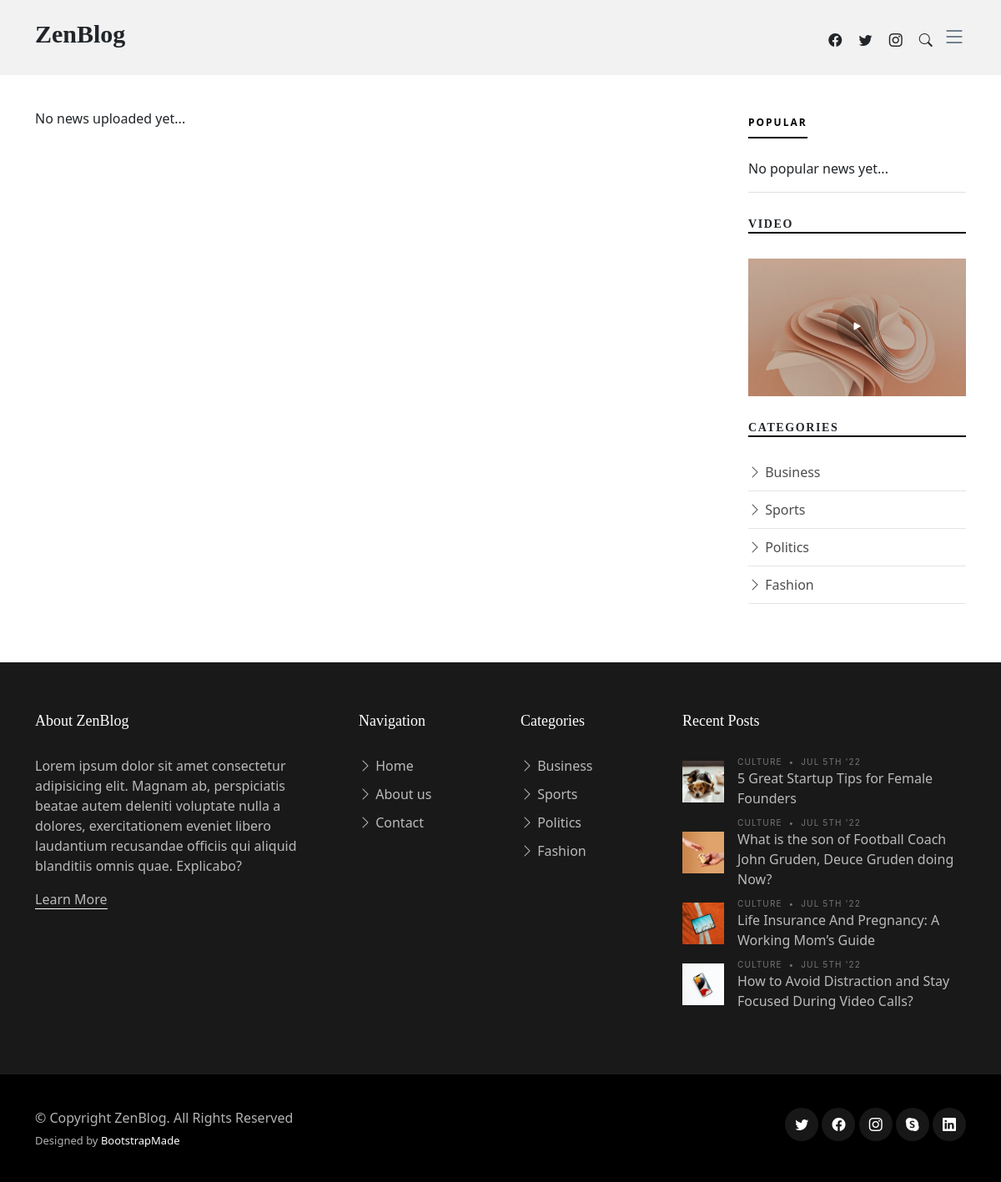
Before: / with the older database file.
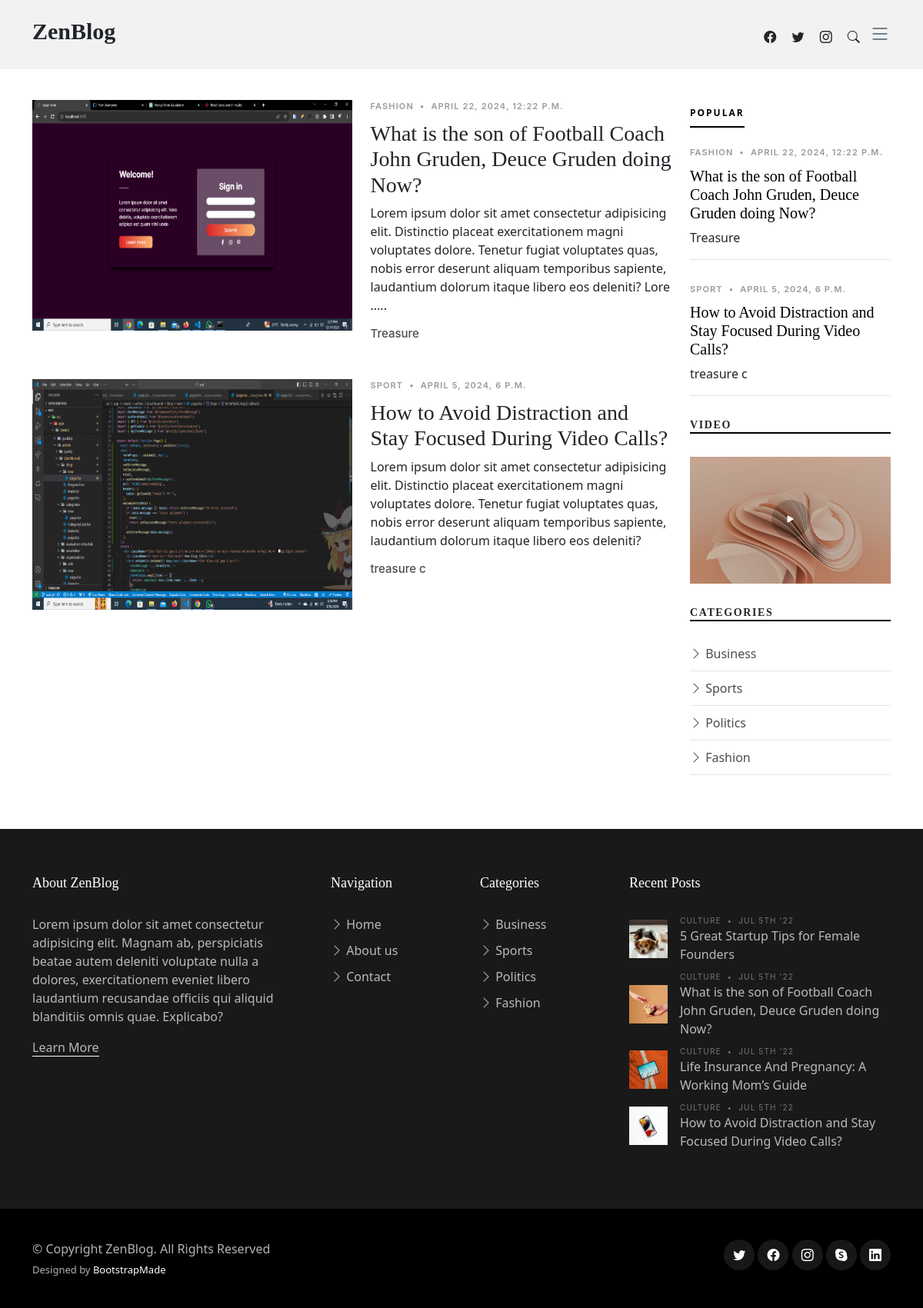
After: the same page with the newer database file.
### news/models.py (models this page shows)
class BlogPost(models.Model):
    reporter = models.CharField(max_length=200)
    title = models.CharField(max_length=200)
    category = models.CharField(max_length=200)
    content = models.TextField()
    photo = models.ImageField(upload_to='photos/%Y/%m/%d')
    popular = models.BooleanField(default=False)
    blog_date = models.DateTimeField()

### pages/views.py (the view)
# urls.py: path('', views.index, name='contact')
def index(request):
    blogs = BlogPost.objects.order_by('-blog_date')[:5]
    popular = BlogPost.objects.filter(popular=True)[:7]
    context = {
        'blognews': blogs,
        'popular': popular
    }
    return render(request, 'pages/index.html', context)

### templates/pages/index.html
{% extends 'base.html'%} {% load static %} {% block content %}
<main id="main">
  <section>
    <div class="container">
      <div class="row">
        <div class="col-md-9" data-aos="fade-up">
          {% if blognews %} {% for blog in blognews %}
          <div class="d-md-flex post-entry-2 half">
            <a href="{% url 'single' blog.id %}" class="me-4 thumbnail">
              <img
                src="{{blog.photo.url}}"
                width="100%"
                height="300"
                alt=""
                class=""
              />
            </a>
            <div>
              <div class="post-meta">
                <span class="date">{{ blog.category }}</span>
                <span class="mx-1">&bullet;</span>
                <span>{{ blog.blog_date }}</span>
              </div>
              <h3><a href="{% url 'single' blog.id %}">{{ blog.title}}</a></h3>
              <p>
                <span> {{ blog.content|slice:":250" }} </span>
                {% if blog.content|length > 250 %}
                <span>.....</span>
                {% endif %}
              </p>
              <div class="d-flex align-items-center author">
                <div class="name">
                  <h3 class="m-0 p-0">{{ blog.reporter }}</h3>
                </div>
              </div>
            </div>
          </div>
          {% endfor %} {% else %}
          <div class="d-md-flex post-entry-2 half">
            <p>No news uploaded yet...</p>
          </div>
          {% endif %}
        </div>
        <div class="col-md-3">
          <div class="aside-block">
            <ul
              class="nav nav-pills custom-tab-nav mb-4"
              id="pills-tab"
              role="tablist"
            >
              <li class="nav-item" role="presentation">
                <button
                  class="nav-link active"
                  id="pills-popular-tab"
                  data-bs-toggle="pill"
                  data-bs-target="#pills-popular"
                  type="button"
                  role="tab"
                  aria-controls="pills-popular"
                  aria-selected="true"
                >
                  Popular
                </button>
              </li>
            </ul>
            <div class="tab-content" id="pills-tabContent">
              <div
                class="tab-pane fade show active"
                id="pills-popular"
                role="tabpanel"
                aria-labelledby="pills-popular-tab"
              >
                {% if popular %} {% for blog in popular %}
                <div class="post-entry-1 border-bottom">
                  <div class="post-meta">
                    <span class="date">{{ blog.category }}</span>
                    <span class="mx-1">&bullet;</span>
                    <span>{{ blog.blog_date }}</span>
                  </div>
                  <h2 class="mb-2">
                    <a href="{% url 'single' blog.id %}">{{ blog.title}}</a>
                  </h2>
                  <span class="author mb-3 d-block">{{ blog.reporter }}</span>
                </div>
                {% endfor %} {% else %}
                <div class="post-entry-1 border-bottom">
                  <p>No popular news yet...</p>
                </div>
                {% endif %}
              </div>
            </div>
          </div>
          <div class="aside-block">
            <h3 class="aside-title">Video</h3>
            <div class="video-post">
              <a
                href="https://www.youtube.com/watch?v=AiFfDjmd0jU"
                class="glightbox link-video"
              >
                <span class="bi-play-fill"></span>
                <img
                  src="{% static 'img/post-landscape-5.jpg' %}"
                  alt=""
                  class="img-fluid"
                />
              </a>
            </div>
          </div>
          <div class="aside-block">
            <h3 class="aside-title">Categories</h3>
            <ul class="aside-links list-unstyled">
              <li>
                <a href="category.html"
                  ><i class="bi bi-chevron-right"></i> Business</a
                >
              </li>
              <li>
                <a href="category.html"
                  ><i class="bi bi-chevron-right"></i> Sports</a
                >
              </li>
              <li>
                <a href="category.html"
                  ><i class="bi bi-chevron-right"></i> Politics</a
                >
              </li>
              <li>
                <a href="category.html"
                  ><i class="bi bi-chevron-right"></i> Fashion</a
                >
              </li>
            </ul>
          </div>
        </div>
      </div>
    </div>
  </section>
</main>
{% endblock%}

### templates/base.html (shortened to what this page needs)
{% load static%}
<!DOCTYPE html>
<html lang="en">
  <head>
    <link
      href="{% static 'vendor/bootstrap/css/bootstrap.min.css' %}"
      rel="stylesheet"
    />
    <link
      href="{% static 'vendor/bootstrap-icons/bootstrap-icons.css' %}"
      rel="stylesheet"
    />
    <link
      href="{% static 'vendor/swiper/swiper-bundle.min.css' %}"
      rel="stylesheet"
    />
    <link
      href="{% static 'vendor/glightbox/css/glightbox.min.css' %}"
      rel="stylesheet"
    />
    <link href="{% static 'vendor/aos/aos.css' %}" rel="stylesheet" />
    <link href="{% static 'css/variables.css' %}" rel="stylesheet" />
    <link href="{% static 'css/main.css' %}" rel="stylesheet" />
  </head>
  <body>
    <header id="header" class="header d-flex align-items-center fixed-top">
      <div
        class="container-fluid container-xl d-flex align-items-center justify-content-between"
      >
        <a href="{% url 'index' %}" class="logo d-flex align-items-center">
          <h1>ZenBlog</h1>
        </a>
        <div class="position-relative">
          <a href="#" class="mx-2"><span class="bi-facebook"></span></a>
          <a href="#" class="mx-2"><span class="bi-twitter"></span></a>
          <a href="#" class="mx-2"><span class="bi-instagram"></span></a>
          <a href="#" class="mx-2 js-search-open"
            ><span class="bi-search"></span
          ></a>
          <i class="bi bi-list mobile-nav-toggle"></i>
        </div>
      </div>
    </header>
    {% block content%} {% endblock%}
    <footer id="footer" class="footer">
      <div class="footer-content">
        <div class="container">
          <div class="row g-5">
            <div class="col-lg-4">
              <h3 class="footer-heading">About ZenBlog</h3>
              <p>
                Lorem ipsum dolor sit amet consectetur adipisicing elit. Magnam
                ab, perspiciatis beatae autem deleniti voluptate nulla a
                dolores, exercitationem eveniet libero laudantium recusandae
                officiis qui aliquid blanditiis omnis quae. Explicabo?
              </p>
              <p>
                <a href="{% url 'about' %}" class="footer-link-more"
                  >Learn More</a
                >
              </p>
            </div>
            <div class="col-6 col-lg-2">
              <h3 class="footer-heading">Navigation</h3>
              <ul class="footer-links list-unstyled">
                <li>
                  <a href="{% url 'index' %}"
                    ><i class="bi bi-chevron-right"></i> Home</a
                  >
                </li>
                <li>
                  <a href="{% url 'about' %}"
                    ><i class="bi bi-chevron-right"></i> About us</a
                  >
                </li>
                <li>
                  <a href="{% url 'contact' %}"
                    ><i class="bi bi-chevron-right"></i> Contact</a
                  >
                </li>
              </ul>
            </div>
            <div class="col-6 col-lg-2">
              <h3 class="footer-heading">Categories</h3>
              <ul class="footer-links list-unstyled">
                <li>
                  <a href="{% url 'categories' %}?category=Business"
                    ><i class="bi bi-chevron-right"></i> Business</a
                  >
                </li>
                <li>
                  <a href="{% url 'categories' %}?category=Sports"
                    ><i class="bi bi-chevron-right"></i> Sports</a
                  >
                </li>
                <li>
                  <a href="{% url 'categories' %}?category=Politics"
                    ><i class="bi bi-chevron-right"></i> Politics</a
                  >
                </li>
                <li>
                  <a href="{% url 'categories' %}?category=Fashion"
                    ><i class="bi bi-chevron-right"></i> Fashion</a
                  >
                </li>
              </ul>
            </div>
            <div class="col-lg-4">
              <h3 class="footer-heading">Recent Posts</h3>
              <ul class="footer-links footer-blog-entry list-unstyled">
                <li>
                  <a href="single-post.html" class="d-flex align-items-center">
                    <img
                      src="{% static 'img/post-sq-1.jpg' %}"
                      alt=""
                      class="img-fluid me-3"
                    />
                    <div>
                      <div class="post-meta d-block">
                        <span class="date">Culture</span>
                        <span class="mx-1">&bullet;</span>
                        <span>Jul 5th '22</span>
                      </div>
                      <span>5 Great Startup Tips for Female Founders</span>
                    </div>
                  </a>
                </li>
                <li>
                  <a href="single-post.html" class="d-flex align-items-center">
                    <img
                      src="{% static 'img/post-sq-2.jpg' %}"
                      alt=""
                      class="img-fluid me-3"
                    />
                    <div>
                      <div class="post-meta d-block">
                        <span class="date">Culture</span>
                        <span class="mx-1">&bullet;</span>
                        <span>Jul 5th '22</span>
                      </div>
                      <span
                        >What is the son of Football Coach John Gruden, Deuce
                        Gruden doing Now?</span
                      >
                    </div>
                  </a>
                </li>
                <li>
                  <a href="single-post.html" class="d-flex align-items-center">
                    <img
                      src="{% static 'img/post-sq-3.jpg' %}"
                      alt=""
                      class="img-fluid me-3"
                    />
                    <div>
                      <div class="post-meta d-block">
                        <span class="date">Culture</span>
                        <span class="mx-1">&bullet;</span>
                        <span>Jul 5th '22</span>
                      </div>
                      <span
                        >Life Insurance And Pregnancy: A Working Mom’s
                        Guide</span
                      >
                    </div>
                  </a>
                </li>
                <li>
                  <a href="single-post.html" class="d-flex align-items-center">
                    <img
                      src="{% static 'img/post-sq-4.jpg' %}"
                      alt=""
                      class="img-fluid me-3"
                    />
                    <div>
                      <div class="post-meta d-block">
                        <span class="date">Culture</span>
                        <span class="mx-1">&bullet;</span>
                        <span>Jul 5th '22</span>
                      </div>
                      <span
                        >How to Avoid Distraction and Stay Focused During Video
                        Calls?</span
                      >
                    </div>
                  </a>
                </li>
              </ul>
            </div>
          </div>
        </div>
      </div>
      <div class="footer-legal">
        <div class="container">
          <div class="row justify-content-between">
            <div class="col-md-6 text-center text-md-start mb-3 mb-md-0">
              <div class="copyright">
                © Copyright <strong><span>ZenBlog</span></strong
                >. All Rights Reserved
              </div>
              <div class="credits">
                Designed by
                <a href="https://bootstrapmade.com/">BootstrapMade</a>
              </div>
            </div>
            <div class="col-md-6">
              <div class="social-links mb-3 mb-lg-0 text-center text-md-end">
                <a href="#" class="twitter"><i class="bi bi-twitter"></i></a>
                <a href="#" class="facebook"><i class="bi bi-facebook"></i></a>
                <a href="#" class="instagram"
                  ><i class="bi bi-instagram"></i
                ></a>
                <a href="#" class="google-plus"><i class="bi bi-skype"></i></a>
                <a href="#" class="linkedin"><i class="bi bi-linkedin"></i></a>
              </div>
            </div>
          </div>
        </div>
      </div>
    </footer>
  </body>
</html>

Changed rows visible on the page:
added BlogPost: photo (picture), category "FASHION", blog_date "APRIL 22, 2024, 12:22 P.M.", title "What is the son of Football Coach John Gruden, Deuce Gruden doing Now?", content "Lorem ipsum dolor sit amet consectetur adipisicing elit. Distinctio placeat exercitationem magni voluptates dolore. Tenetur fugiat voluptates quas, nobis error deserunt aliquam temporibus sapiente, laudantium dolorum itaque libero eos deleniti? Lore", reporter "Treasure"
added BlogPost: photo (picture), category "SPORT", blog_date "APRIL 5, 2024, 6 P.M.", title "How to Avoid Distraction and Stay Focused During Video Calls?", content "Lorem ipsum dolor sit amet consectetur adipisicing elit. Distinctio placeat exercitationem magni voluptates dolore. Tenetur fugiat voluptates quas, nobis error deserunt aliquam temporibus sapiente, laudantium dolorum itaque libero eos deleniti?", reporter "treasure c"
Other visible differences:
text no longer shown: "No news uploaded yet... No popular news yet..."
